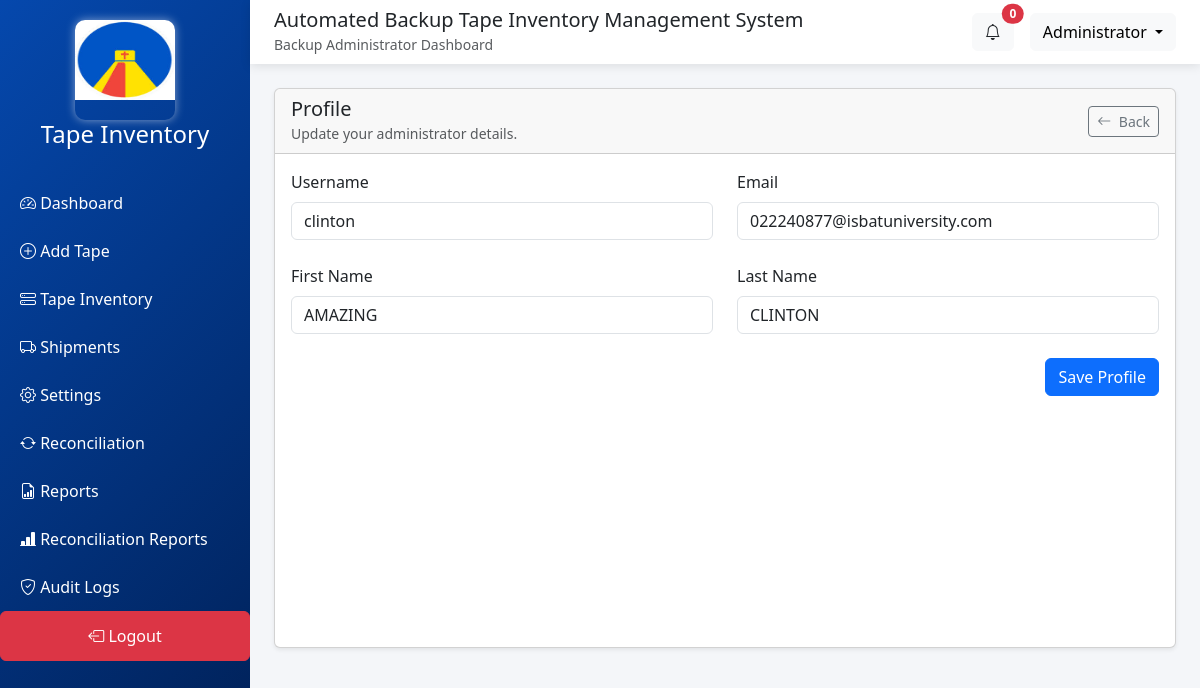
/backup-dashboard/?show_profile=1 (signed in), run on the app's committed database.
### inventory/models.py (models this page shows, shortened)
class CustomUser(AbstractUser):
    id = models.UUIDField(primary_key=True, default=uuid.uuid4, editable=False)
    email = models.EmailField(unique=True)
    ROLE_CHOICES = [
        ('admin', 'Admin'),
        ('user', 'User'),
    ]
    role = models.CharField(
        max_length=50,
        choices=ROLE_CHOICES,
        default='user'
    )
    verified = models.BooleanField(default=False)
    verified_at = models.DateTimeField(null=True, blank=True)
    class Meta:
        verbose_name = 'User'
        verbose_name_plural = 'Users'

### inventory/views.py (the view, shortened to what this page needs)
# urls.py: path('backup-dashboard/', views.backup_dashboard, name='backup-dashboard'),
@user_passes_test(lambda u: u.is_superuser or is_backup_administrator(u), login_url='signin')
@login_required(login_url='signin')
def backup_dashboard(request):
    tape_form = TapeForm(request.POST or None)
    tape_action_form = None
    selected_tape = None
    show_add_tape_panel = False
    show_tape_actions_panel = False
    show_tape_inventory_panel = False
    show_settings_panel = False
    show_audit_panel = False
    show_alerts_panel = False
    show_reports_panel = False
    show_shipments_panel = False
    show_add_shipment_panel = False
    show_edit_shipment_panel = False
    show_reconciliation_panel = False
    show_reconciliation_reports_panel = False
    show_add_reconciliation_panel = False
    selected_shipment = None
    selected_reconciliation = None
    add_shipment_form = ShipmentForm(request.POST or None, prefix='add')
    edit_shipment_form = None
    reconciliation_form = ReconciliationForm(request.POST or None, prefix='reconciliation')
    reconciliation_result_form = ReconciliationResultForm(request.POST or None, prefix='result')
    application_settings = ApplicationSetting.objects.first() or ApplicationSetting.objects.create()
    settings_form = None
    profile_form = None
    show_profile_panel = False
    selected_tape_id = request.GET.get('selected_tape') or request.POST.get('selected_tape')
    if selected_tape_id and not selected_tape:
        selected_tape = get_object_by_uuid_pk(Tape, selected_tape_id)
    if selected_tape and not tape_action_form:
        tape_action_form = TapeForm(instance=selected_tape)
    if request.GET.get('open_panel') == 'tapeActionsPanel':
        show_tape_actions_panel = True
    if request.GET.get('show_tape_actions') == '1' or 'show_tape_actions' in request.GET:
        show_tape_actions_panel = True
    if 'show_tape_inventory' in request.GET:
        show_tape_inventory_panel = True
    if 'show_profile' in request.GET:
        show_profile_panel = True
    if 'show_settings' in request.GET:
        show_settings_panel = True
    if 'show_add_tape' in request.GET:
        show_add_tape_panel = True
    if 'show_audit' in request.GET:
        show_audit_panel = True
    if 'show_alerts' in request.GET:
        show_alerts_panel = True
        AuditLog.objects.filter(severity__in=['warning', 'error'], is_read=False).update(
            is_read=True,
            read_at=timezone.now()
        )
    report_type = request.GET.get('report_type')
    report_period = request.GET.get('report_period')
    export_csv = request.GET.get('export_csv') == '1'
    generated_report_data = None
    generated_report_label = None
    generated_report_items = []
    report_email_form = ReportEmailForm(request.POST or None)
    reconciliation_report_summary = None
    export_reconciliation_csv = request.GET.get('export_reconciliation_csv') == '1'
    if 'show_reports' in request.GET:
        show_reports_panel = True
    if 'show_shipments' in request.GET:
        show_shipments_panel = True
    if 'show_reconciliation_reports' in request.GET:
        show_reconciliation_reports_panel = True
    if 'show_add_shipment' in request.GET:
        show_shipments_panel = True
        show_add_shipment_panel = True
    if 'show_reconciliation' in request.GET:
        show_reconciliation_panel = True
    if 'show_add_reconciliation' in request.GET:
        show_reconciliation_panel = True
        show_add_reconciliation_panel = True
    reconciliation_pk = request.GET.get('reconciliation_pk')
    if reconciliation_pk:
        selected_reconciliation = get_object_by_uuid_pk(Reconciliation, reconciliation_pk)
        if selected_reconciliation:
            show_reconciliation_panel = True
    edit_shipment_pk = request.GET.get('edit_shipment_pk')
    if not settings_form:
        settings_form = SystemSettingsForm(instance=application_settings)
    if not profile_form:
        profile_form = UserProfileForm(instance=request.user)
    tapes = Tape.objects.all().order_by('-date_registered')
    tape_search = request.GET.get('tape_search', '').strip()
    user_feature_names = []
    user_groups = request.user.groups.all()
    if user_groups.exists():
        assigned_templates = RoleTemplate.objects.filter(group__in=user_groups)
        for template in assigned_templates:
            if template.features:
                user_feature_names.extend(template.features)
    user_feature_names = sorted(set(user_feature_names))
    request.user.feature_names = user_feature_names
    dashboard_tabs = get_dashboard_tabs(request.user, BACKUP_FEATURE_TABS, preserve_empty_tabs=True)
    total_tapes = tapes.count()
    active_tapes = tapes.filter(status="Active").count()
    off_site_tapes = tapes.filter(status="Off-Site").count()
    missing_tapes = tapes.filter(status="Missing").count()
    archived_tapes = tapes.filter(status="Retained").count()
    retention_due = tapes.filter(retention_end_date__lte=timezone.localdate()).count()
    shipments = Shipment.objects.all().order_by('shipment_id')
    pending_users = User.objects.filter(verified=False).order_by('date_joined')
    reports = ReportTemplate.objects.all()
    reconciliations = Reconciliation.objects.all().order_by('-reconciliation_date', '-created_at')
    search_query = request.GET.get('search', '').strip()
    reconciliation_report_summary = None
    for reconciliation in reconciliations:
        reconciliation.total_issues = reconciliation.results.count()
        reconciliation.open_issues = reconciliation.results.filter(resolution_status__in=['Open', 'Under Investigation']).count()
    reconciliation_results = selected_reconciliation.results.order_by('-updated_at') if selected_reconciliation else ReconciliationResult.objects.none()
    recent_activities = AuditLog.objects.order_by('-timestamp')[:6]
    recent_alerts = AuditLog.objects.filter(severity__in=['warning', 'error']).order_by('-timestamp')[:5]
    audit_logs = AuditLog.objects.order_by('-timestamp')
    if show_reconciliation_reports_panel and export_reconciliation_csv:
        return export_reconciliation_report_csv(reconciliations, summary=reconciliation_report_summary)
    status_labels = ['Active', 'Off-Site', 'Scratch Eligible', 'Damaged']
    status_counts = [
        tapes.filter(status='Active').count(),
        tapes.filter(status='Off-Site').count(),
        tapes.filter(status='Scratch Eligible').count(),
        tapes.filter(status='Damaged').count(),
    ]
    monthly_labels, monthly_counts = get_last_six_month_counts(tapes)
    context = {
        'tapes': tapes,
        'tape_search': tape_search,
        'total_tapes': total_tapes,
        'active_tapes': active_tapes,
        'off_site_tapes': off_site_tapes,
        'missing_tapes': missing_tapes,
        'archived_tapes': archived_tapes,
        'retention_due': retention_due,
        'pending_shipments': shipments.filter(status__iexact='Pending').count(),
        'alert_count': AuditLog.objects.filter(severity__in=['warning', 'error'], is_read=False).count(),
        'shipments': shipments,
        'pending_users': pending_users,
        'pending_user_count': pending_users.count(),
        'recent_activities': recent_activities,
        'recent_alerts': recent_alerts,
        'audit_logs': audit_logs,
        'user_feature_names': user_feature_names,
        'dashboard_tabs': dashboard_tabs,
        'tape_form': tape_form,
        'tape_action_form': tape_action_form,
        'selected_tape': selected_tape,
        'show_add_tape_panel': show_add_tape_panel,
        'show_tape_actions_panel': show_tape_actions_panel,
        'show_tape_inventory_panel': show_tape_inventory_panel,
        'show_profile_panel': show_profile_panel,
        'show_settings_panel': show_settings_panel,
        'show_audit_panel': show_audit_panel,
        'show_alerts_panel': show_alerts_panel,
        'show_reports_panel': show_reports_panel,
        'show_reconciliation_reports_panel': show_reconciliation_reports_panel,
        'show_shipments_panel': show_shipments_panel,
        'show_add_shipment_panel': show_add_shipment_panel,
        'show_edit_shipment_panel': show_edit_shipment_panel,
        'show_reconciliation_panel': show_reconciliation_panel,
        'show_add_reconciliation_panel': show_add_reconciliation_panel,
        'add_shipment_form': add_shipment_form,
        'edit_shipment_form': edit_shipment_form,
        'selected_shipment': selected_shipment,
        'reconciliation_form': reconciliation_form,
        'reconciliation_result_form': reconciliation_result_form,
        'reconciliations': reconciliations,
        'reconciliation_results': reconciliation_results,
        'selected_reconciliation': selected_reconciliation,
        'settings_form': settings_form,
        'profile_form': profile_form,
        'application_settings': application_settings,
        'reports': reports,
        'generated_report_data': generated_report_data,
        'generated_report_label': generated_report_label,
        'report_type': report_type,
        'report_period': report_period,
        'report_email_form': report_email_form,
        'search_query': search_query,
        'reconciliation_report_summary': reconciliation_report_summary,
        'report_export_url': f"{reverse('backup-dashboard')}?show_reconciliation_reports=1",
        'status_labels_json': json.dumps(status_labels),
        'status_counts_json': json.dumps(status_counts),
        'monthly_labels_json': json.dumps(monthly_labels),
        'monthly_counts_json': json.dumps(monthly_counts),
    }
    return render(request, 'backup_dashboard.html', context)

### inventory/templates/backup_dashboard.html (shortened to what this page needs)
<!DOCTYPE html>
<html lang="en">
<head>
{% load static %}
<link href="https://cdn.jsdelivr.net/npm/bootstrap@5.3.3/dist/css/bootstrap.min.css" rel="stylesheet">
<link href="https://cdn.jsdelivr.net/npm/bootstrap-icons@1.11.3/font/bootstrap-icons.css" rel="stylesheet">
</head>
<body>
<div class="sidebar">
    <h4><div class="logo">
            <img src="{% static 'inventory/round.jpg' %}" alt="logo" width="100" height="100" style="padding-bottom:20px; border-radius:10px; box-shadow:0 0 10px rgba(255,255,255,0.5);">
        </div> Tape Inventory</h4>
    <a href="{% url 'backup-dashboard' %}"><i class="bi bi-speedometer2"></i> Dashboard</a>
    <a href="{% url 'backup-dashboard' %}?show_add_tape"><i class="bi bi-plus-circle"></i> Add Tape</a>
    <a href="{% url 'backup-dashboard' %}?show_tape_inventory"><i class="bi bi-hdd-stack"></i> Tape Inventory</a>
    <a href="{% url 'backup-dashboard' %}?show_shipments"><i class="bi bi-truck"></i> Shipments</a>
    <a href="{% url 'backup-dashboard' %}?show_settings"><i class="bi bi-gear"></i> Settings</a>
    <a href="{% url 'backup-dashboard' %}?show_reconciliation"><i class="bi bi-arrow-repeat"></i> Reconciliation</a>
    <a href="{% url 'backup-dashboard' %}?show_reports"><i class="bi bi-file-earmark-bar-graph"></i> Reports</a>
    <a href="{% url 'backup-dashboard' %}?show_reconciliation_reports"><i class="bi bi-bar-chart-line-fill"></i> Reconciliation Reports</a>
    <a href="{% url 'backup-dashboard' %}?show_audit"><i class="bi bi-shield-check"></i> Audit Logs</a>
    <a href="{% url 'signout' %}" class="btn btn-danger"><i class="bi bi-box-arrow-left"></i> Logout</a>
</div>
<div class="main-content">
<nav class="navbar navbar-expand-lg px-4">
    <div>
        <h5 class="mb-0">
            Automated Backup Tape Inventory Management System
        </h5>
        <small class="text-muted">
            Backup Administrator Dashboard
        </small>
    </div>
    <div class="ms-auto d-flex align-items-center">
        <a href="{% url 'backup-dashboard' %}?show_alerts=1" class="btn btn-light position-relative me-3 text-decoration-none text-dark">
            <i class="bi bi-bell"></i>
            <span class="position-absolute top-0 start-100 translate-middle badge rounded-pill bg-danger">
                {{ alert_count }}
            </span>
        </a>
        <div class="dropdown">
            <button class="btn btn-light dropdown-toggle"
                    data-bs-toggle="dropdown">
                Administrator
            </button>
        </div>
    </div>
</nav>
<div class="container-fluid p-4">
{% if show_audit_panel %}
<div class="card shadow-sm mb-4" style="min-height:70vh;">
    <div class="card-header">
        Audit Logs
    </div>
    <div class="card-body">
        <div class="table-responsive">
            <table class="table table-hover table-sm align-middle mb-0">
                <thead class="table-light">
                    <tr>
                        <th scope="col">Event</th>
                        <th scope="col">Details</th>
                        <th scope="col">User</th>
                        <th scope="col">Severity</th>
                        <th scope="col">Timestamp</th>
                    </tr>
                </thead>
                <tbody>
                    {% for audit in audit_logs %}
                        <tr>
                            <td class="fw-semibold">{{ audit.name }}</td>
                            <td class="small text-muted">{{ audit.action }}</td>
                            <td>{% if audit.user %}{{ audit.user.username }}{% else %}<span class="text-muted">System</span>{% endif %}</td>
                            <td>
                                {% if audit.severity == 'error' %}
                                    <span class="badge bg-danger text-uppercase">{{ audit.severity|title }}</span>
                                {% elif audit.severity == 'warning' %}
                                    <span class="badge bg-warning text-dark text-uppercase">{{ audit.severity|title }}</span>
                                {% elif audit.severity == 'success' %}
                                    <span class="badge bg-success text-uppercase">{{ audit.severity|title }}</span>
                                {% else %}
                                    <span class="badge bg-secondary text-uppercase">{{ audit.severity|title }}</span>
                                {% endif %}
                            </td>
                            <td class="small text-muted">{{ audit.timestamp|date:"Y-m-d H:i" }}</td>
                        </tr>
                    {% empty %}
                        <tr>
                            <td colspan="5" class="text-center text-muted">No audit logs found.</td>
                        </tr>
                    {% endfor %}
                </tbody>
            </table>
        </div>
    </div>
</div>
{% elif show_profile_panel %}
<div class="card shadow-sm mb-4" style="min-height:70vh;">
    <div class="card-header d-flex justify-content-between align-items-center">
        <div>
            <h5 class="mb-0">Profile</h5>
            <small class="text-muted">Update your administrator details.</small>
        </div>
        <a href="{% url 'backup-dashboard' %}" class="btn btn-sm btn-outline-secondary">
            <i class="bi bi-arrow-left me-1"></i> Back
        </a>
    </div>
    <div class="card-body">
        <form method="post" action="{% url 'backup-dashboard' %}">
            <div class="row g-4">
                <div class="col-md-6">
                    <label class="form-label">Username</label>
                    {{ profile_form.username }}
                </div>
                <div class="col-md-6">
                    <label class="form-label">Email</label>
                    {{ profile_form.email }}
                </div>
                <div class="col-md-6">
                    <label class="form-label">First Name</label>
                    {{ profile_form.first_name }}
                </div>
                <div class="col-md-6">
                    <label class="form-label">Last Name</label>
                    {{ profile_form.last_name }}
                </div>
            </div>
            <div class="d-flex justify-content-end mt-4">
                <button type="submit" class="btn btn-primary">Save Profile</button>
            </div>
        </form>
    </div>
</div>
{% endif %}
</div>
</body>
</html>

### data on the page
CustomUser: username "clinton", email "022240877@isbatuniversity.com", first_name "AMAZING", last_name "CLINTON"

### other printed values
{{ alert_count }} "0"
